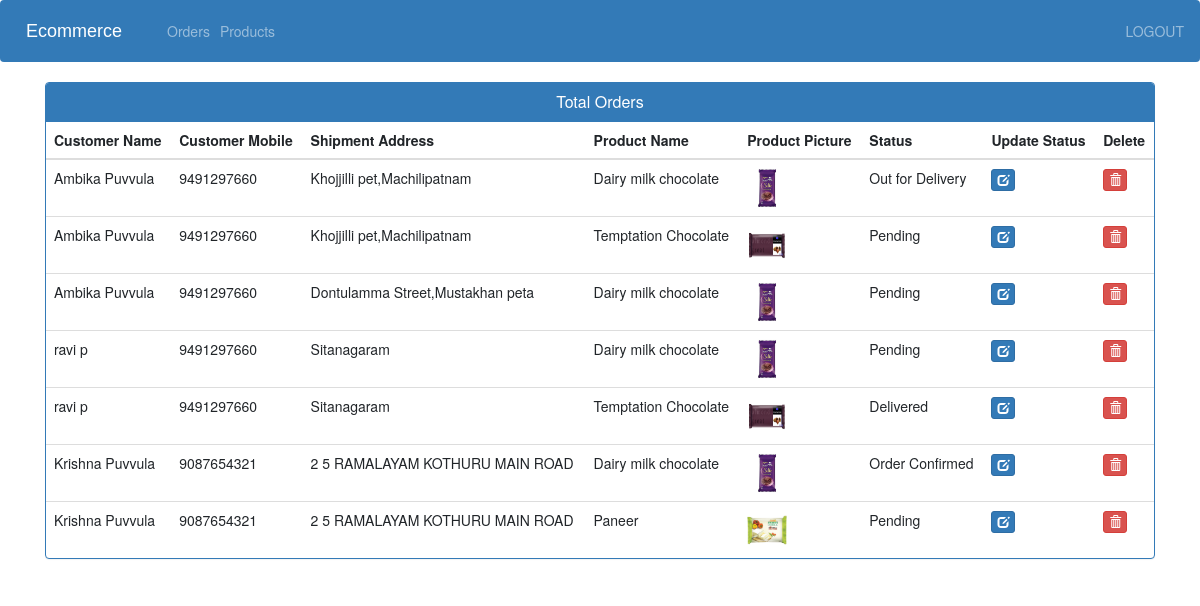
The page /admin-view-booking (signed in) on the database its author committed.
### EcomApp/models.py (models this page shows, shortened)
class Customer(models.Model):
    user = models.OneToOneField(User, on_delete=models.CASCADE)
    profile_pic = models.ImageField(
        upload_to='profile_pic/CustomerProfilePic/', null=True, blank=True, default='profile_pic/project1.jpg')
    address = models.CharField(max_length=40)
    mobile = models.CharField(max_length=20, null=False)
    @property
    def get_name(self):
        return self.user.first_name+" "+self.user.last_name

class Orders(models.Model):
    STATUS = (
        ('Pending', 'Pending'),
        ('Order Confirmed', 'Order Confirmed'),
        ('Out for Delivery', 'Out for Delivery'),
        ('Delivered', 'Delivered'),
    )
    customer = models.ForeignKey(
        'Customer', on_delete=models.CASCADE, null=True)
    product = models.ForeignKey('Product', on_delete=models.CASCADE, null=True)
    email = models.CharField(max_length=50, null=True)
    address = models.CharField(max_length=500, null=True)
    mobile = models.CharField(max_length=20, null=True)
    order_date = models.DateField(auto_now_add=True, null=True)
    status = models.CharField(max_length=50, null=True, choices=STATUS)

class Product(models.Model):
    name = models.CharField(max_length=40)
    product_image = models.ImageField(
        upload_to='product_image/', null=True, blank=True, default='product_image/dm.jpg')
    price = models.PositiveIntegerField()
    description = models.CharField(max_length=40)

### EcomApp/views.py (the view)
# urls.py: path('admin-view-booking', views.adminviewbookingview,
@login_required(login_url='adminlogin')
def adminviewbookingview(request):
    orders = models.Orders.objects.all()
    ordered_products = []
    ordered_bys = []
    for order in orders:
        ordered_product = models.Product.objects.all().filter(id=order.product.id)
        ordered_by = models.Customer.objects.all().filter(id=order.customer.id)
        ordered_products.append(ordered_product)
        ordered_bys.append(ordered_by)
    return render(request, 'EcomApp/aviewbooking.html', {'data': zip(ordered_products, ordered_bys, orders)})

### EcomApp/templates/EcomApp/aviewbooking.html (shortened to what this page needs)
{% extends 'EcomApp/abase.html' %}
{% load static %}
{% block content %}
<head>
  <link href="//netdna.bootstrapcdn.com/bootstrap/3.0.0/css/bootstrap.min.css" rel="stylesheet" id="bootstrap-css">
</head>
<div class="container">
  <div class="panel panel-primary">
    <div class="panel-heading">
      <h6 class="panel-title">Total Orders</h6>
    </div>
    <table class="table table-hover" id="dev-table">
      <thead>
        <tr>
          <th>Customer Name</th>
          <th>Customer Mobile</th>
          <th>Shipment Address</th>
          <th>Product Name</th>
          <th>Product Picture</th>
          <th>Status</th>
          <th>Update Status</th>
          <th>Delete</th>
        </tr>
      </thead>
      {% for product,customer,order in data %}
      <tr>
        {% for c in customer %}
        <td> {{c.get_name}}</td>
        <td>{{c.mobile}}</td>
        <td>{{order.address}}</td>
        {% endfor %}
        {% for p in product %}
        <td> {{p.name}}</td>
        <td> <img src="{% static p.product_image.url %}" alt="Profile Pic" height="40px" width="40px" /></td>
        <td>{{order.status}}</td>
        <td><a class="btn btn-primary btn-xs" href="{% url 'update-order' order.id  %}"><span class="glyphicon glyphicon-edit"></span></a></td>
        <td><a class="btn btn-danger btn-xs" href="{% url 'delete-order' order.id  %}"><span class="glyphicon glyphicon-trash"></span></a></td>
        {% endfor %}
      </tr>
      {% endfor %}
    </table>
  </div>
</div>
{% endblock content %}

### EcomApp/templates/EcomApp/aviewbooking.html (style rules this page uses)
a:link { text-decoration: none; }
h6 { text-align: center; }

### rows shown on the page
Orders: address "Khojjilli pet,Machilipatnam", status "Out for Delivery"
Customer: get_name "Ambika Puvvula", mobile "9491297660"
Product: name "Dairy milk chocolate", product_image (picture)
Orders: address "Khojjilli pet,Machilipatnam", status "Pending"
Product: name "Temptation Chocolate", product_image (picture)
Orders: address "Dontulamma Street,Mustakhan peta", status "Pending"
Orders: address "Sitanagaram", status "Pending"
Customer: get_name "ravi p", mobile "9491297660"
Orders: address "Sitanagaram", status "Delivered"
Orders: address "2 5 RAMALAYAM KOTHURU MAIN ROAD", status "Order Confirmed"
Customer: get_name "Krishna Puvvula", mobile "9087654321"
Orders: address "2 5 RAMALAYAM KOTHURU MAIN ROAD", status "Pending"
Product: name "Paneer", product_image (picture)
